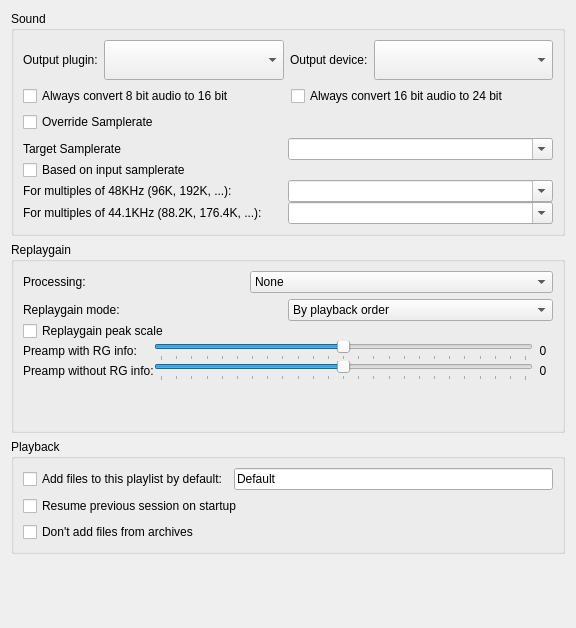
<?xml version="1.0" encoding="UTF-8"?>
<ui version="4.0">
 <class>SoundPreferencesWidget</class>
 <widget class="QWidget" name="SoundPreferencesWidget">
  <property name="geometry">
   <rect>
    <x>0</x>
    <y>0</y>
    <width>576</width>
    <height>628</height>
   </rect>
  </property>
  <property name="windowTitle">
   <string/>
  </property>
  <layout class="QVBoxLayout" name="verticalLayout">
   <item>
    <widget class="QGroupBox" name="soundGroupBox">
     <property name="sizePolicy">
      <sizepolicy hsizetype="Preferred" vsizetype="Minimum">
       <horstretch>0</horstretch>
       <verstretch>0</verstretch>
      </sizepolicy>
     </property>
     <property name="title">
      <string>Sound</string>
     </property>
     <layout class="QVBoxLayout" name="verticalLayout_3">
      <item>
       <layout class="QHBoxLayout" name="horizontalLayout">
        <item>
         <widget class="QLabel" name="outputPluginLabel">
          <property name="minimumSize">
           <size>
            <width>0</width>
            <height>40</height>
           </size>
          </property>
          <property name="text">
           <string>Output plugin:</string>
          </property>
         </widget>
        </item>
        <item>
         <widget class="QComboBox" name="outputPluginComboBox">
          <property name="sizePolicy">
           <sizepolicy hsizetype="Expanding" vsizetype="Fixed">
            <horstretch>0</horstretch>
            <verstretch>0</verstretch>
           </sizepolicy>
          </property>
          <property name="minimumSize">
           <size>
            <width>0</width>
            <height>40</height>
           </size>
          </property>
         </widget>
        </item>
        <item>
         <widget class="QLabel" name="outputDeviceLabel">
          <property name="minimumSize">
           <size>
            <width>0</width>
            <height>40</height>
           </size>
          </property>
          <property name="text">
           <string>Output device:</string>
          </property>
         </widget>
        </item>
        <item>
         <widget class="QComboBox" name="outputDeviceComboBox">
          <property name="sizePolicy">
           <sizepolicy hsizetype="Expanding" vsizetype="Fixed">
            <horstretch>0</horstretch>
            <verstretch>0</verstretch>
           </sizepolicy>
          </property>
          <property name="minimumSize">
           <size>
            <width>0</width>
            <height>40</height>
           </size>
          </property>
          <property name="maximumSize">
           <size>
            <width>500</width>
            <height>16777215</height>
           </size>
          </property>
          <property name="insertPolicy">
           <enum>QComboBox::InsertAlphabetically</enum>
          </property>
          <property name="sizeAdjustPolicy">
           <enum>QComboBox::AdjustToContents</enum>
          </property>
         </widget>
        </item>
       </layout>
      </item>
      <item>
       <layout class="QHBoxLayout" name="horizontalLayout_2">
        <item>
         <widget class="QCheckBox" name="checkBox8to16">
          <property name="text">
           <string>Always convert 8 bit audio to 16 bit</string>
          </property>
         </widget>
        </item>
        <item>
         <widget class="QCheckBox" name="checkBox16to24">
          <property name="text">
           <string>Always convert 16 bit audio to 24 bit</string>
          </property>
         </widget>
        </item>
       </layout>
      </item>
      <item>
       <widget class="QCheckBox" name="checkBoxOverrideSR">
        <property name="text">
         <string>Override Samplerate</string>
        </property>
       </widget>
      </item>
      <item>
       <widget class="QFrame" name="frameOverrideSR">
        <property name="frameShape">
         <enum>QFrame::NoFrame</enum>
        </property>
        <property name="frameShadow">
         <enum>QFrame::Plain</enum>
        </property>
        <property name="lineWidth">
         <number>0</number>
        </property>
        <layout class="QVBoxLayout" name="verticalLayout_5">
         <property name="spacing">
          <number>0</number>
         </property>
         <property name="leftMargin">
          <number>0</number>
         </property>
         <property name="topMargin">
          <number>0</number>
         </property>
         <property name="rightMargin">
          <number>0</number>
         </property>
         <property name="bottomMargin">
          <number>0</number>
         </property>
         <item>
          <layout class="QHBoxLayout" name="horizontalLayout_8">
           <item>
            <widget class="QLabel" name="label">
             <property name="sizePolicy">
              <sizepolicy hsizetype="Preferred" vsizetype="Preferred">
               <horstretch>0</horstretch>
               <verstretch>0</verstretch>
              </sizepolicy>
             </property>
             <property name="text">
              <string>Target Samplerate</string>
             </property>
            </widget>
           </item>
           <item>
            <widget class="QComboBox" name="comboBoxTargetSR">
             <property name="editable">
              <bool>true</bool>
             </property>
            </widget>
           </item>
          </layout>
         </item>
         <item>
          <widget class="QCheckBox" name="checkBoxDependentSR">
           <property name="text">
            <string>Based on input samplerate</string>
           </property>
          </widget>
         </item>
         <item>
          <widget class="QFrame" name="frameDependentSR">
           <property name="frameShape">
            <enum>QFrame::NoFrame</enum>
           </property>
           <property name="frameShadow">
            <enum>QFrame::Plain</enum>
           </property>
           <property name="lineWidth">
            <number>0</number>
           </property>
           <layout class="QGridLayout" name="gridLayout_2">
            <property name="leftMargin">
             <number>0</number>
            </property>
            <property name="topMargin">
             <number>0</number>
            </property>
            <property name="rightMargin">
             <number>0</number>
            </property>
            <property name="bottomMargin">
             <number>0</number>
            </property>
            <property name="spacing">
             <number>0</number>
            </property>
            <item row="1" column="0">
             <widget class="QLabel" name="label_3">
              <property name="text">
               <string>For multiples of 44.1KHz (88.2K, 176.4K, ...):</string>
              </property>
             </widget>
            </item>
            <item row="0" column="0">
             <widget class="QLabel" name="label_2">
              <property name="text">
               <string>For multiples of 48KHz (96K, 192K, ...):</string>
              </property>
             </widget>
            </item>
            <item row="0" column="1">
             <widget class="QComboBox" name="comboBoxSRMulti48">
              <property name="editable">
               <bool>true</bool>
              </property>
             </widget>
            </item>
            <item row="1" column="1">
             <widget class="QComboBox" name="comboBoxSRMulti44">
              <property name="editable">
               <bool>true</bool>
              </property>
             </widget>
            </item>
           </layout>
          </widget>
         </item>
        </layout>
       </widget>
      </item>
     </layout>
    </widget>
   </item>
   <item>
    <widget class="QGroupBox" name="groupBox">
     <property name="title">
      <string>Replaygain</string>
     </property>
     <layout class="QVBoxLayout" name="verticalLayout_4">
      <item>
       <layout class="QHBoxLayout" name="horizontalLayout_7">
        <item>
         <widget class="QLabel" name="label_4">
          <property name="sizePolicy">
           <sizepolicy hsizetype="Preferred" vsizetype="Preferred">
            <horstretch>0</horstretch>
            <verstretch>0</verstretch>
           </sizepolicy>
          </property>
          <property name="text">
           <string>Processing: </string>
          </property>
         </widget>
        </item>
        <item>
         <widget class="QComboBox" name="replaygainFlagsComboBox">
          <property name="sizePolicy">
           <sizepolicy hsizetype="Preferred" vsizetype="Expanding">
            <horstretch>0</horstretch>
            <verstretch>0</verstretch>
           </sizepolicy>
          </property>
          <item>
           <property name="text">
            <string>None</string>
           </property>
          </item>
          <item>
           <property name="text">
            <string>Apply gain</string>
           </property>
          </item>
          <item>
           <property name="text">
            <string>Apply gain and prevent clipping according to peak</string>
           </property>
          </item>
          <item>
           <property name="text">
            <string>Only prevent clipping</string>
           </property>
          </item>
         </widget>
        </item>
       </layout>
      </item>
      <item>
       <widget class="QFrame" name="frameReplayGain">
        <property name="frameShape">
         <enum>QFrame::NoFrame</enum>
        </property>
        <property name="frameShadow">
         <enum>QFrame::Plain</enum>
        </property>
        <property name="lineWidth">
         <number>0</number>
        </property>
        <layout class="QVBoxLayout" name="verticalLayout_6">
         <property name="spacing">
          <number>0</number>
         </property>
         <property name="leftMargin">
          <number>0</number>
         </property>
         <property name="topMargin">
          <number>0</number>
         </property>
         <property name="rightMargin">
          <number>0</number>
         </property>
         <property name="bottomMargin">
          <number>0</number>
         </property>
         <item>
          <layout class="QHBoxLayout" name="horizontalLayout_4">
           <item>
            <widget class="QLabel" name="replaygainModeLabel">
             <property name="text">
              <string>Replaygain mode:</string>
             </property>
            </widget>
           </item>
           <item>
            <widget class="QComboBox" name="replaygainModeComboBox">
             <property name="sizePolicy">
              <sizepolicy hsizetype="Preferred" vsizetype="Expanding">
               <horstretch>0</horstretch>
               <verstretch>0</verstretch>
              </sizepolicy>
             </property>
             <item>
              <property name="text">
               <string>By playback order</string>
              </property>
             </item>
             <item>
              <property name="text">
               <string>Track</string>
              </property>
             </item>
             <item>
              <property name="text">
               <string>Album</string>
              </property>
             </item>
            </widget>
           </item>
          </layout>
         </item>
         <item>
          <widget class="QCheckBox" name="peakScaleCheckBox">
           <property name="text">
            <string>Replaygain peak scale</string>
           </property>
          </widget>
         </item>
         <item>
          <layout class="QGridLayout" name="gridLayout">
           <item row="2" column="0">
            <widget class="QLabel" name="label_5">
             <property name="text">
              <string>Preamp without RG info:</string>
             </property>
            </widget>
           </item>
           <item row="1" column="1">
            <widget class="QSlider" name="preampSlider">
             <property name="minimum">
              <number>-12</number>
             </property>
             <property name="maximum">
              <number>12</number>
             </property>
             <property name="tracking">
              <bool>true</bool>
             </property>
             <property name="orientation">
              <enum>Qt::Horizontal</enum>
             </property>
             <property name="invertedAppearance">
              <bool>false</bool>
             </property>
             <property name="invertedControls">
              <bool>false</bool>
             </property>
             <property name="tickPosition">
              <enum>QSlider::TicksBelow</enum>
             </property>
             <property name="tickInterval">
              <number>1</number>
             </property>
            </widget>
           </item>
           <item row="1" column="2">
            <widget class="QLabel" name="preampValueLabel">
             <property name="minimumSize">
              <size>
               <width>20</width>
               <height>0</height>
              </size>
             </property>
             <property name="text">
              <string notr="true">0</string>
             </property>
             <property name="alignment">
              <set>Qt::AlignCenter</set>
             </property>
            </widget>
           </item>
           <item row="1" column="0">
            <widget class="QLabel" name="preampLabel">
             <property name="text">
              <string>Preamp with RG info:</string>
             </property>
            </widget>
           </item>
           <item row="2" column="1">
            <widget class="QSlider" name="preampGlobalSlider">
             <property name="minimum">
              <number>-12</number>
             </property>
             <property name="maximum">
              <number>12</number>
             </property>
             <property name="orientation">
              <enum>Qt::Horizontal</enum>
             </property>
             <property name="tickPosition">
              <enum>QSlider::TicksBelow</enum>
             </property>
             <property name="tickInterval">
              <number>1</number>
             </property>
            </widget>
           </item>
           <item row="2" column="2">
            <widget class="QLabel" name="preampGlobalLabel">
             <property name="minimumSize">
              <size>
               <width>20</width>
               <height>0</height>
              </size>
             </property>
             <property name="text">
              <string>0</string>
             </property>
             <property name="alignment">
              <set>Qt::AlignCenter</set>
             </property>
            </widget>
           </item>
          </layout>
         </item>
        </layout>
       </widget>
      </item>
      <item>
       <spacer name="verticalSpacer_2">
        <property name="orientation">
         <enum>Qt::Vertical</enum>
        </property>
        <property name="sizeType">
         <enum>QSizePolicy::Expanding</enum>
        </property>
        <property name="sizeHint" stdset="0">
         <size>
          <width>20</width>
          <height>40</height>
         </size>
        </property>
       </spacer>
      </item>
     </layout>
    </widget>
   </item>
   <item>
    <widget class="QGroupBox" name="playbackGroupBox">
     <property name="sizePolicy">
      <sizepolicy hsizetype="Preferred" vsizetype="Minimum">
       <horstretch>0</horstretch>
       <verstretch>0</verstretch>
      </sizepolicy>
     </property>
     <property name="title">
      <string>Playback</string>
     </property>
     <layout class="QVBoxLayout" name="verticalLayout_2">
      <item>
       <layout class="QHBoxLayout" name="horizontalLayout_5">
        <item>
         <widget class="QCheckBox" name="addToPlaylistCheckBox">
          <property name="text">
           <string>Add files to this playlist by default:</string>
          </property>
         </widget>
        </item>
        <item>
         <widget class="QLineEdit" name="addToPlaylistLineEdit">
          <property name="text">
           <string notr="true">Default</string>
          </property>
         </widget>
        </item>
       </layout>
      </item>
      <item>
       <widget class="QCheckBox" name="resumeOnStartupCheckBox">
        <property name="text">
         <string>Resume previous session on startup</string>
        </property>
       </widget>
      </item>
      <item>
       <widget class="QCheckBox" name="dontAddFromArchCheckBox">
        <property name="text">
         <string>Don't add files from archives</string>
        </property>
       </widget>
      </item>
     </layout>
    </widget>
   </item>
   <item>
    <spacer name="verticalSpacer">
     <property name="orientation">
      <enum>Qt::Vertical</enum>
     </property>
     <property name="sizeHint" stdset="0">
      <size>
       <width>20</width>
       <height>40</height>
      </size>
     </property>
    </spacer>
   </item>
  </layout>
 </widget>
 <resources/>
 <connections/>
</ui>
